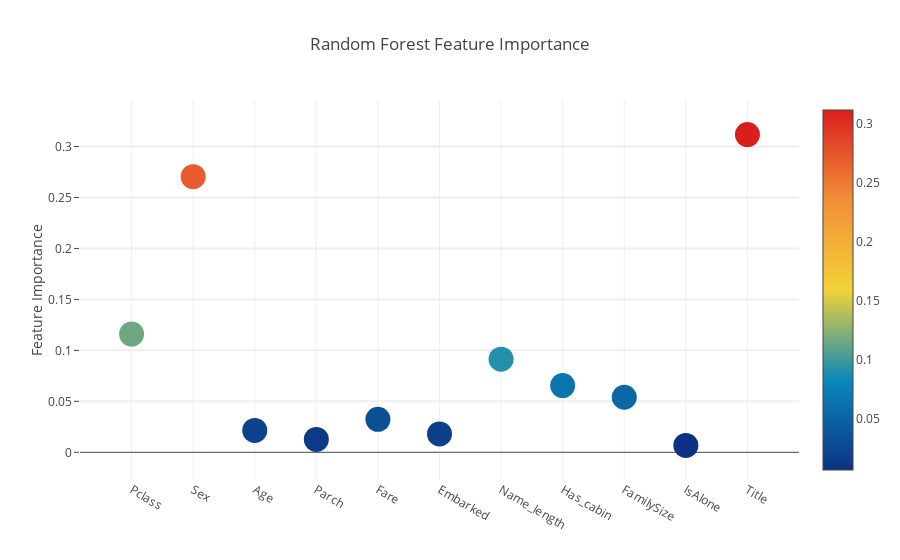
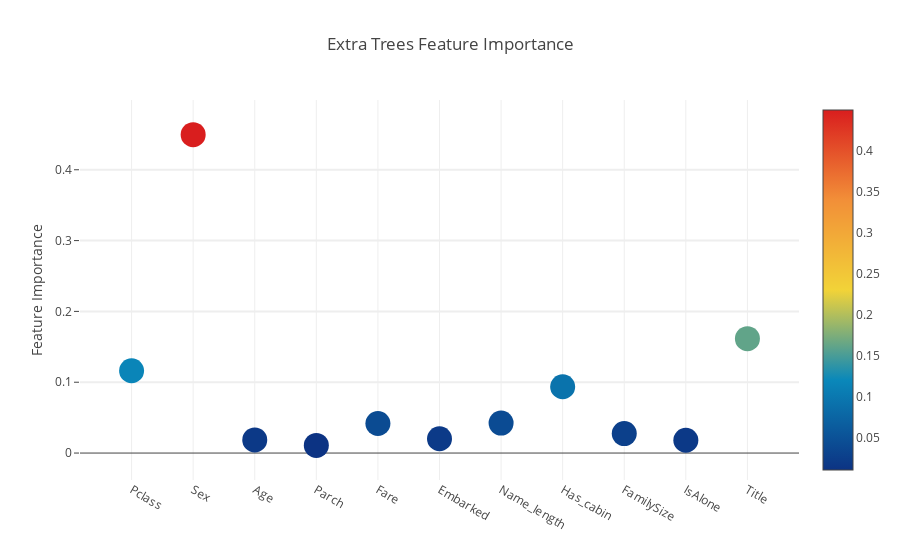
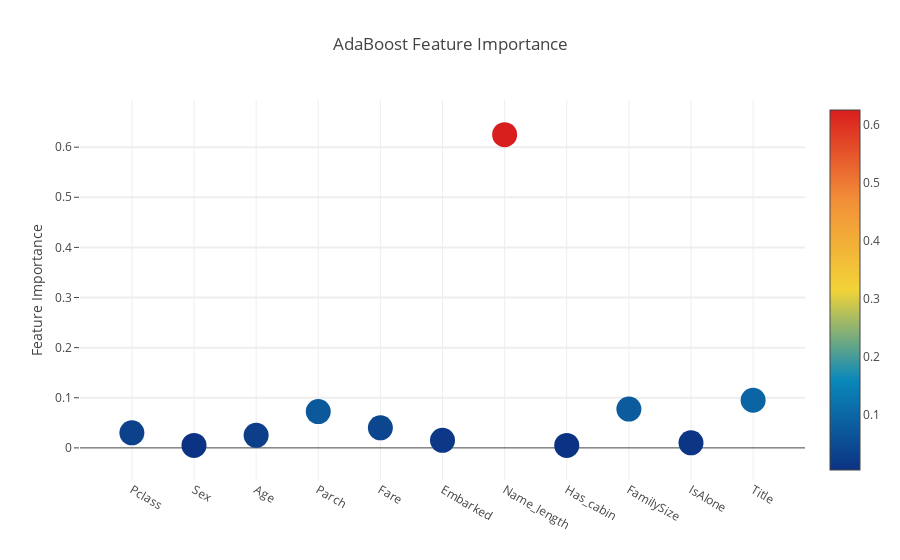
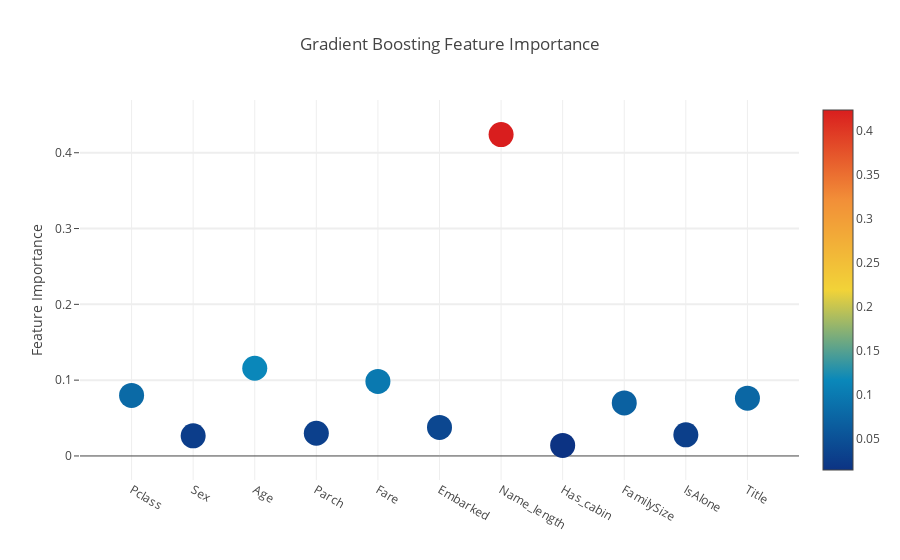

Notebook cell for these charts, in order:
### Markdown cell above
#### 第一阶段训练完模型之后，我们可以通过调用feature_importances_来衡量每个模型中每个特征的重要性，可视化后如下图所示

### Code cell
rf_features = rf.feature_importances()
et_features = et.feature_importances()
ada_features = ada.feature_importances()
gb_features = gb.feature_importances()
cols = train.columns.values
# Create a dataframe with features
feature_dataframe = pd.DataFrame( {'features': cols,
     'Random Forest feature importances': rf_features,
     'Extra Trees  feature importances': et_features,
      'AdaBoost feature importances': ada_features,
    'Gradient Boost feature importances': gb_features
    })
# Scatter plot 
trace = go.Scatter(
    y = feature_dataframe['Random Forest feature importances'].values,
    x = feature_dataframe['features'].values,
    mode='markers',
    marker=dict(
        sizemode = 'diameter',
        sizeref = 1,
        size = 25,
#       size= feature_dataframe['AdaBoost feature importances'].values,
        #color = np.random.randn(500), #set color equal to a variable
        color = feature_dataframe['Random Forest feature importances'].values,
        colorscale='Portland',
        showscale=True
    ),
    text = feature_dataframe['features'].values
)
data = [trace]

layout= go.Layout(
    autosize= True,
    title= 'Random Forest Feature Importance',
    hovermode= 'closest',
#     xaxis= dict(
#         title= 'Pop',
#         ticklen= 5,
#         zeroline= False,
#         gridwidth= 2,
#     ),
    yaxis=dict(
        title= 'Feature Importance',
        ticklen= 5,
        gridwidth= 2
    ),
    showlegend= False
)
fig = go.Figure(data=data, layout=layout)
py.iplot(fig,filename='scatter2010')

# Scatter plot 
trace = go.Scatter(
    y = feature_dataframe['Extra Trees  feature importances'].values,
    x = feature_dataframe['features'].values,
    mode='markers',
    marker=dict(
        sizemode = 'diameter',
        sizeref = 1,
        size = 25,
#       size= feature_dataframe['AdaBoost feature importances'].values,
        #color = np.random.randn(500), #set color equal to a variable
        color = feature_dataframe['Extra Trees  feature importances'].values,
        colorscale='Portland',
        showscale=True
    ),
    text = feature_dataframe['features'].values
)
data = [trace]

layout= go.Layout(
    autosize= True,
    title= 'Extra Trees Feature Importance',
    hovermode= 'closest',
#     xaxis= dict(
#         title= 'Pop',
#         ticklen= 5,
#         zeroline= False,
#         gridwidth= 2,
#     ),
    yaxis=dict(
        title= 'Feature Importance',
        ticklen= 5,
        gridwidth= 2
    ),
    showlegend= False
)
fig = go.Figure(data=data, layout=layout)
py.iplot(fig,filename='scatter2010')

# Scatter plot 
trace = go.Scatter(
    y = feature_dataframe['AdaBoost feature importances'].values,
    x = feature_dataframe['features'].values,
    mode='markers',
    marker=dict(
        sizemode = 'diameter',
        sizeref = 1,
        size = 25,
#       size= feature_dataframe['AdaBoost feature importances'].values,
        #color = np.random.randn(500), #set color equal to a variable
        color = feature_dataframe['AdaBoost feature importances'].values,
        colorscale='Portland',
        showscale=True
    ),
    text = feature_dataframe['features'].values
)
data = [trace]

layout= go.Layout(
    autosize= True,
    title= 'AdaBoost Feature Importance',
    hovermode= 'closest',
#     xaxis= dict(
#         title= 'Pop',
#         ticklen= 5,
#         zeroline= False,
#         gridwidth= 2,
#     ),
    yaxis=dict(
        title= 'Feature Importance',
        ticklen= 5,
        gridwidth= 2
    ),
    showlegend= False
)
fig = go.Figure(data=data, layout=layout)
py.iplot(fig,filename='scatter2010')

# Scatter plot 
trace = go.Scatter(
    y = feature_dataframe['Gradient Boost feature importances'].values,
    x = feature_dataframe['features'].values,
    mode='markers',
    marker=dict(
        sizemode = 'diameter',
        sizeref = 1,
        size = 25,
#       size= feature_dataframe['AdaBoost feature importances'].values,
        #color = np.random.randn(500), #set color equal to a variable
        color = feature_dataframe['Gradient Boost feature importances'].values,
        colorscale='Portland',
        showscale=True
    ),
    text = feature_dataframe['features'].values
)
data = [trace]

layout= go.Layout(
    autosize= True,
    title= 'Gradient Boosting Feature Importance',
    hovermode= 'closest',
#     xaxis= dict(
#         title= 'Pop',
#         ticklen= 5,
#         zeroline= False,
#         gridwidth= 2,
#     ),
    yaxis=dict(
        title= 'Feature Importance',
        ticklen= 5,
        gridwidth= 2
    ),
    showlegend= False
)
fig = go.Figure(data=data, layout=layout)
py.iplot(fig,filename='scatter2010')

### Figure 1 — Plotly figure (JSON) as saved in the notebook; plotly's stock layout.template omitted (floating-point values rounded to 4 significant figures)
{"data": [{"marker": {"color": [0.116, 0.2704, 0.02142, 0.01263, 0.03231, 0.01801, 0.09133, 0.06548, 0.05402, 0.006794, 0.3116], "colorscale": "Portland", "showscale": true, "size": 25, "sizemode": "diameter", "sizeref": 1}, "mode": "markers", "text": ["Pclass", "Sex", "Age", "Parch", "Fare", "Embarked", "Name_length", "Has_cabin", "FamilySize", "IsAlone", "Title"], "type": "scatter", "x": ["Pclass", "Sex", "Age", "Parch", "Fare", "Embarked", "Name_length", "Has_cabin", "FamilySize", "IsAlone", "Title"], "y": [0.116, 0.2704, 0.02142, 0.01263, 0.03231, 0.01801, 0.09133, 0.06548, 0.05402, 0.006794, 0.3116]}], "layout": {"autosize": true, "hovermode": "closest", "showlegend": false, "title": "Random Forest Feature Importance", "yaxis": {"gridwidth": 2, "ticklen": 5, "title": "Feature Importance"}}}

### Figure 2 — Plotly figure (JSON) as saved in the notebook; plotly's stock layout.template omitted (floating-point values rounded to 4 significant figures)
{"data": [{"marker": {"color": [0.1162, 0.4496, 0.01849, 0.01084, 0.04169, 0.02023, 0.04229, 0.09361, 0.02745, 0.01808, 0.1615], "colorscale": "Portland", "showscale": true, "size": 25, "sizemode": "diameter", "sizeref": 1}, "mode": "markers", "text": ["Pclass", "Sex", "Age", "Parch", "Fare", "Embarked", "Name_length", "Has_cabin", "FamilySize", "IsAlone", "Title"], "type": "scatter", "x": ["Pclass", "Sex", "Age", "Parch", "Fare", "Embarked", "Name_length", "Has_cabin", "FamilySize", "IsAlone", "Title"], "y": [0.1162, 0.4496, 0.01849, 0.01084, 0.04169, 0.02023, 0.04229, 0.09361, 0.02745, 0.01808, 0.1615]}], "layout": {"autosize": true, "hovermode": "closest", "showlegend": false, "title": "Extra Trees Feature Importance", "yaxis": {"gridwidth": 2, "ticklen": 5, "title": "Feature Importance"}}}

### Figure 3 — Plotly figure (JSON) as saved in the notebook; plotly's stock layout.template omitted (floating-point values rounded to 4 significant figures)
{"data": [{"marker": {"color": [0.03, 0.005, 0.025, 0.0725, 0.04, 0.015, 0.625, 0.005, 0.0775, 0.01, 0.095], "colorscale": "Portland", "showscale": true, "size": 25, "sizemode": "diameter", "sizeref": 1}, "mode": "markers", "text": ["Pclass", "Sex", "Age", "Parch", "Fare", "Embarked", "Name_length", "Has_cabin", "FamilySize", "IsAlone", "Title"], "type": "scatter", "x": ["Pclass", "Sex", "Age", "Parch", "Fare", "Embarked", "Name_length", "Has_cabin", "FamilySize", "IsAlone", "Title"], "y": [0.03, 0.005, 0.025, 0.0725, 0.04, 0.015, 0.625, 0.005, 0.0775, 0.01, 0.095]}], "layout": {"autosize": true, "hovermode": "closest", "showlegend": false, "title": "AdaBoost Feature Importance", "yaxis": {"gridwidth": 2, "ticklen": 5, "title": "Feature Importance"}}}

### Figure 4 — Plotly figure (JSON) as saved in the notebook; plotly's stock layout.template omitted (floating-point values rounded to 4 significant figures)
{"data": [{"marker": {"color": [0.07988, 0.02657, 0.1157, 0.02998, 0.09836, 0.03767, 0.4239, 0.01396, 0.06994, 0.02789, 0.07619], "colorscale": "Portland", "showscale": true, "size": 25, "sizemode": "diameter", "sizeref": 1}, "mode": "markers", "text": ["Pclass", "Sex", "Age", "Parch", "Fare", "Embarked", "Name_length", "Has_cabin", "FamilySize", "IsAlone", "Title"], "type": "scatter", "x": ["Pclass", "Sex", "Age", "Parch", "Fare", "Embarked", "Name_length", "Has_cabin", "FamilySize", "IsAlone", "Title"], "y": [0.07988, 0.02657, 0.1157, 0.02998, 0.09836, 0.03767, 0.4239, 0.01396, 0.06994, 0.02789, 0.07619]}], "layout": {"autosize": true, "hovermode": "closest", "showlegend": false, "title": "Gradient Boosting Feature Importance", "yaxis": {"gridwidth": 2, "ticklen": 5, "title": "Feature Importance"}}}
